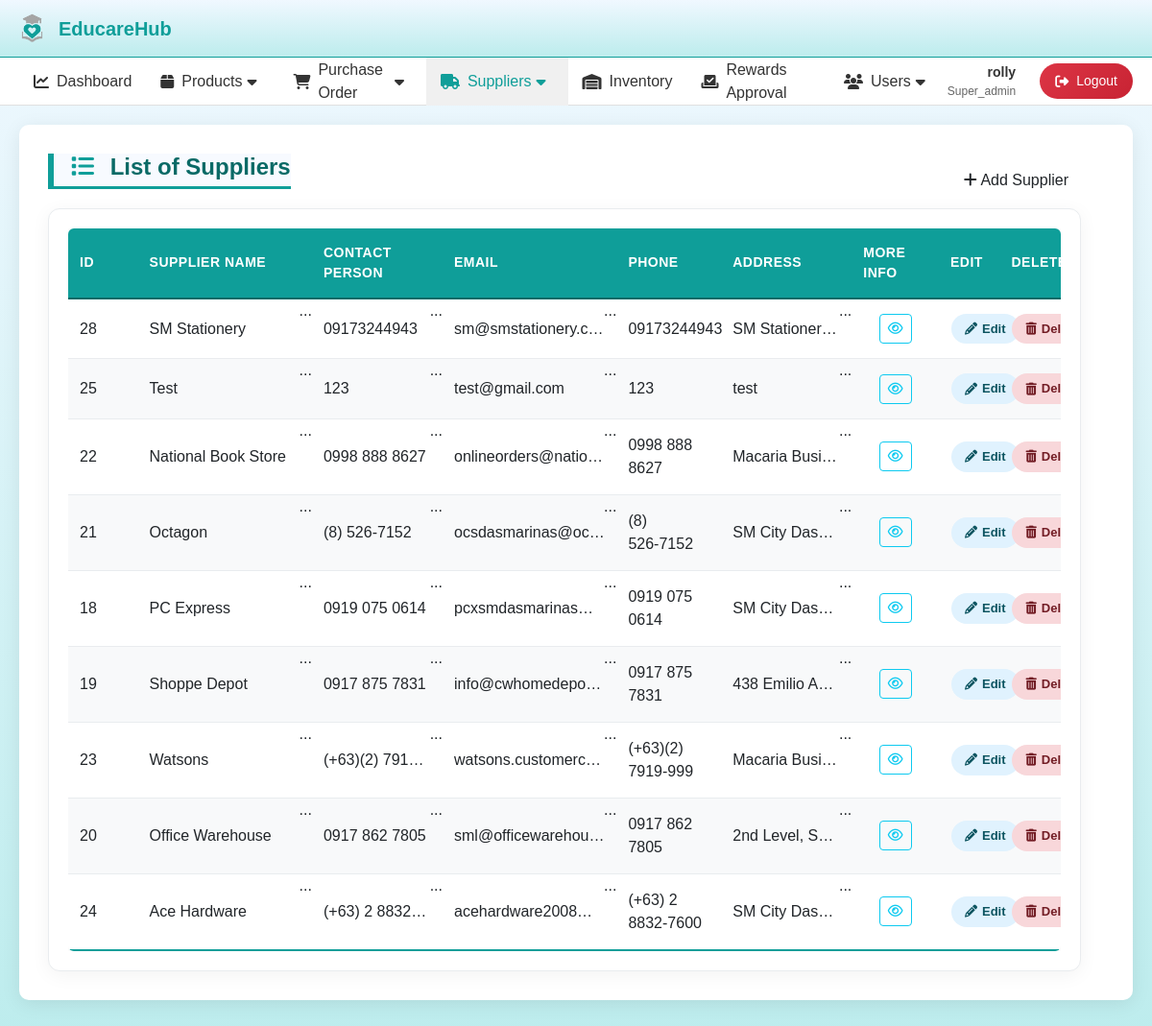
The page /view_suppliers.php (signed in) on the database its author committed.
### tables this page shows
CREATE TABLE `supplier` (
  `supplier_id` int(11) NOT NULL,
  `supplier_name` varchar(225) NOT NULL,
  `supplier_location` varchar(225) NOT NULL,
  `email` varchar(225) NOT NULL,
  `contact_no` varchar(50) DEFAULT NULL,
  `created_by` int(11) NOT NULL,
  `created_at` datetime DEFAULT current_timestamp(),
  `updated_at` datetime DEFAULT current_timestamp() ON UPDATE current_timestamp()
);

### view_suppliers.php (the view, shortened to what this page needs)
<?php
$is_viewer = ($_SESSION['admins']['role'] ?? '') === 'viewer';
?>
<!DOCTYPE html>
<html lang="en">
<head>
    <link rel="stylesheet" href="css/style.css?v=4"> <script src="https://code.jquery.com/jquery-3.7.0.min.js"></script>
    <link href="https://cdn.jsdelivr.net/npm/bootstrap@5.3.3/dist/css/bootstrap.min.css" rel="stylesheet">
    <link rel="stylesheet" href="https://cdn.datatables.net/2.0.8/css/dataTables.bootstrap5.min.css">
    <link rel="stylesheet" href="https://cdn.datatables.net/responsive/3.0.2/css/responsive.bootstrap5.min.css">
    <link rel="stylesheet" href="https://cdn.datatables.net/buttons/2.4.2/css/buttons.bootstrap5.min.css"/>
</head>
<body class="body">
  <div class="dashboard_main_container">
    <?php include('partials/app_topNav.php'); ?>
    <?php include('partials/app_horizontal_nav.php'); ?>
    <div class="dashboard_content">
      <div class="dashboard_content_main">
        <div class="row">
          <div class="column-12">
            <div class="d-flex justify-content-between align-items-center">
              <h1 class="section_header"><i class="fa fa-list"></i> List of Suppliers</h1>
              <?php if (!$is_viewer): ?>
              <a href="add_suppliers.php" class="btn btn-primary-themed"><i class="fa fa-plus"></i> Add Supplier</a>
              <?php endif; ?>
            </div>
            <div class="section_content">
              <div class="users">
                <div class="table-container">
                  <table id="suppliersTable" class="display responsive table-themed" style="width:100%; table-layout: fixed;">
                  <thead>
                    <tr>
                        <th style="width: 8%;">ID</th>
                        <th style="width: 20%;">Supplier Name</th>
                        <th style="width: 15%;">Contact Person</th>
                        <th style="width: 20%;">Email</th>
                        <th style="width: 12%;">Phone</th>
                        <th style="width: 15%;">Address</th>
                        <th style="width: 10%;">More Info</th>
                        <?php if (!$is_viewer): ?>
                        <th style="width: 7%;">Edit</th>
                        <th style="width: 7%;">Delete</th>
                        <?php endif; ?>
                    </tr>
                  </thead>
                  <tbody>
                    <?php
                    $db = mysqli_connect('localhost', 'root', '', 'educarehub');
                    $query = "SELECT s.*, a.username as created_by_name FROM supplier s LEFT JOIN admins a ON s.created_by = a.admin_id ORDER BY s.created_at DESC";
                    $results = mysqli_query($db, $query);
                    while ($row = mysqli_fetch_array($results)) { ?>
                        <tr>
                            <td><?php echo $row['supplier_id'] ?></td>
                            <td class="expandable-text"><?php echo $row['supplier_name'] ?></td>
                            <td class="expandable-text"><?php echo $row['contact_no'] ?></td>
                            <td class="expandable-text"><?php echo $row['email'] ?></td>
                            <td><?php echo $row['contact_no'] ?></td>
                            <td class="expandable-text"><?php echo $row['supplier_location'] ?></td>
                            <td class="action-col">
                                <button class="btn btn-sm btn-outline-info toggle-info-btn"
                                        data-supplier-name="<?php echo htmlspecialchars($row['supplier_name']); ?>"
                                        data-created-by="<?php echo htmlspecialchars($row['created_by_name'] ?? 'N/A'); ?>"
                                        data-created-at="<?php echo htmlspecialchars($row['created_at']); ?>"
                                        data-updated-at="<?php echo htmlspecialchars($row['updated_at']); ?>">
                                    <i class="fa fa-eye"></i>
                                </button>
                            </td>
                            <?php if (!$is_viewer): ?>
                            <td class="action-col"><a href="update_suppliers.php?id=<?php echo $row['supplier_id']; ?>" class="btn-edit"><i class="fa fa-pencil"></i> Edit</a></td>
                            <td class="action-col"><a href="delete_suppliers.php?id=<?php echo $row['supplier_id']; ?>" class="btn-delete" onclick="return confirm('Are you sure you want to delete this supplier?');"><i class="fa fa-trash"></i> Delete</a></td>
                            <?php endif; ?>
                        </tr>
                    <?php } ?>
                  </tbody>
                </table>
                </div>
              </div>
            </div>
          </div>
        </div>
      </div>
    </div>
  </div>
</body>
</html>

### css/style.css (style rules this page uses)
.dashboard_main_container { min-height: 100vh; }
.body { background: linear-gradient(0deg, rgba(34, 193, 195, 0.3) 0%, rgba(240, 248, 255, 1) 100%); font-family: 'Poppins', sans-serif; margin: 0; padding: 0; }
.dashboard_content { padding: 20px; flex-grow: 1; }
.dashboard_content_main { background-color: #ffffff; padding: 30px; border-radius: 10px; box-shadow: 0 4px 20px rgba(0, 0, 0, 0.08); margin-bottom: 30px; min-height: auto; height: auto; }
.section_header { font-size: 24px; color: #333; margin-bottom: 25px; text-align: center; border-bottom: 2px solid #eee; padding-bottom: 15px; font-weight: 600; color: #0F9E99; border-left: none; }
.section_header i { margin-right: 10px; color: #0F9E99; }
.row { display: flex; flex-direction: row; flex-wrap: wrap; width: 100%; }
.section_content { padding: 20px; background-color: #fff; border-radius: 8px; box-shadow: 0 2px 10px rgba(0,0,0,0.05); overflow-x: auto; }
table { width: 100%; border-collapse: collapse; min-width: 1000px; background-color: #fff; box-shadow: 0 0 10px rgba(0, 0, 0, 0.05); border-radius: 6px; overflow: hidden; font-family: 'Poppins', sans-serif; }
table thead th { background-color: #0F9E99; color: #ffffff; font-weight: 600; text-transform: uppercase; letter-spacing: 0.5px; font-size: 14px; padding: 15px 12px; }
table tbody tr { border-bottom: 1px solid #e9ecef; }
table tbody tr:last-of-type { border-bottom: 2px solid #0F9E99; }
table tbody tr:nth-child(even) { background-color: #f8f9fa; }
table td { padding: 15px 12px; vertical-align: middle; }
table td a { text-decoration: none; padding: 8px 12px; border-radius: 6px; font-weight: 500; transition: all 0.2s ease-in-out; color: white; display: inline-flex; align-items: center; gap: 5px; }
table td a i { font-style: normal; }
.btn-edit { background-color: #3498db; }
.btn-delete { background-color: #e74c3c; }
.section_header { border-left: 6px solid #0F9E99; background: #f7faff; padding-left: 18px; }
.expandable-text { max-width: 200px; overflow: hidden; text-overflow: ellipsis; white-space: nowrap; cursor: pointer; position: relative; transition: all 0.3s ease; }
.expandable-text::after { content: '...'; position: absolute; right: 0; top: 0; background: inherit; padding-left: 4px; display: none; }
.expandable-text:not(.expanded)::after { display: inline; }
.section_header { color: #0A6A66; font-weight: 700; padding-bottom: 5px; border-bottom: 3px solid #0F9E99; margin-bottom: 20px; display: inline-block; }
.section_content { background: #fff; padding: 20px; border-radius: 12px; box-shadow: 0 4px 20px rgba(0, 0, 0, 0.05); border: 1px solid #e9ecef; }
.btn-edit, .btn-delete { display: inline-flex; align-items: center; gap: 5px; padding: 6px 14px; border-radius: 16px; font-size: 13px; font-weight: 600; text-decoration: none; transition: all 0.2s ease-in-out; border: none; }
.btn-edit { background-color: #e0f2fe; color: #0c5460; }
.btn-delete { background-color: #f8d7da; color: #721c24; }
#ordersTable thead th, #productsTable thead th, #suppliersTable thead th, #adminsTable thead th, #inventoryTable thead th, #myTable thead th, table.dataTable thead th { background-color: #0F9E99 !important; color: white !important; font-weight: 600; text-transform: uppercase; letter-spacing: 0.5px; border-bottom: 2px solid #0A6A66; }
#ordersTable tbody tr, #productsTable tbody tr, #suppliersTable tbody tr, #adminsTable tbody tr, #inventoryTable tbody tr, #myTable tbody tr, table.dataTable tbody tr { transition: background-color 0.2s ease, box-shadow 0.2s ease; }
#ordersTable tbody tr:nth-child(even), #productsTable tbody tr:nth-child(even), #suppliersTable tbody tr:nth-child(even), #adminsTable tbody tr:nth-child(even), #inventoryTable tbody tr:nth-child(even), #myTable tbody tr:nth-child(even), table.dataTable tbody tr.even { background-color: #f8f9fa; }
.btn-primary-themed { background-color: #0F9E99; color: white; border: none; padding: 10px 20px; font-weight: 600; border-radius: 8px; transition: background-color 0.2s ease, box-shadow 0.2s ease; }

### rows shown on the page
supplier: supplier_id "28", supplier_name "SM Stationery", contact_no "09173244943", email "sm@smstationery.c…", supplier_location "SM Stationer…"
supplier: supplier_id "25", supplier_name "Test", contact_no "123", email "test@gmail.com", supplier_location "test"
supplier: supplier_id "22", supplier_name "National Book Store", contact_no "0998 888 8627", email "onlineorders@natio…", supplier_location "Macaria Busi…"
supplier: supplier_id "21", supplier_name "Octagon", contact_no "(8) 526‑7152", email "ocsdasmarinas@oc…", supplier_location "SM City Das…"
supplier: supplier_id "18", supplier_name "PC Express", contact_no "0919 075 0614", email "pcxsmdasmarinas…", supplier_location "SM City Das…"
supplier: supplier_id "19", supplier_name "Shoppe Depot", contact_no "0917 875 7831", email "info@cwhomedepo…", supplier_location "438 Emilio A…"
supplier: supplier_id "23", supplier_name "Watsons", contact_no "(+63)(2) 791…", email "watsons.customerc…", contact_no "(+63)(2) 7919‑999", supplier_location "Macaria Busi…"
supplier: supplier_id "20", supplier_name "Office Warehouse", contact_no "0917 862 7805", email "sml@officewarehou…", supplier_location "2nd Level, S…"
supplier: supplier_id "24", supplier_name "Ace Hardware", contact_no "(+63) 2 8832…", email "acehardware2008…", contact_no "(+63) 2 8832‑7600", supplier_location "SM City Das…"

### other values the page prints
$_SESSION['admins']['fullname'] "rolly"
$_SESSION['admins']['role'] "Super_admin"
